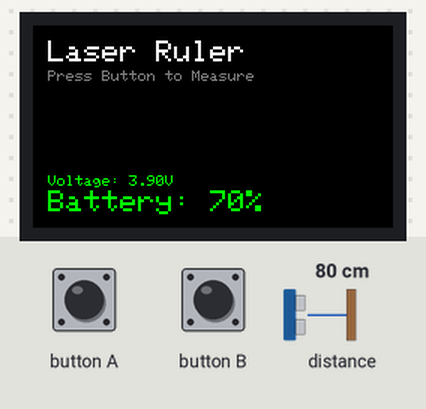
Simulated run of this sketch. Board: ESP32-S3. On the bench: 240×135 colour display. The inputs (shaded band) are chosen by the test bench; at power-on: distance to the obstacle 80 cm.

Above: at 1.3 s.
1.4 s: button A pressed for 0.15 s
At 2.0 s:
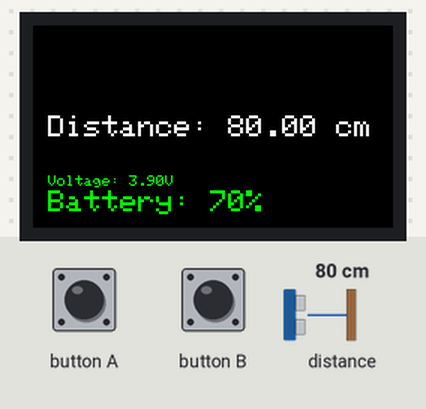
Timing chart, 0 to 4.4 s (numbered marks = the images above; inputs shaded):
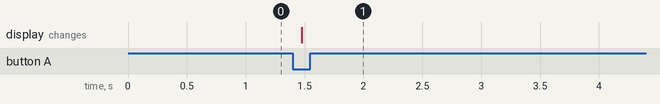

The sketch:

m5stick_ruler.ino
```cpp
#include <Arduino.h>
#include <M5StickCPlus.h>
#include <Wire.h>
#include <VL53L0X.h>

VL53L0X tofSensor;
unsigned long previousMillis = 0;  // To store the last time the battery was updated
unsigned long lastActivityTime = 0; // To store the last time the button was pressed
const long interval = 30000;       // Interval at which to read battery (30000 milliseconds or 30 seconds)
const long inactivityTimeout = 60000; // Inactivity timeout (60000 milliseconds or 60 seconds)
bool screenOn = true; // Track screen state
int BUILTIN_LED = 10;

void BLINK() {
  int count = 0;
  while (count < 3) {
    digitalWrite(BUILTIN_LED, LOW);
    delay(500);
    digitalWrite(BUILTIN_LED, HIGH);
    delay(500);
    count = count + 1;
  }
  digitalWrite(BUILTIN_LED, LOW);
}

void setup() {
  //pinMode(BUILTIN_LED, OUTPUT);
  //digitalWrite(BUILTIN_LED, 0);
  M5.begin();
  M5.Lcd.setRotation(1);
  M5.Lcd.fillScreen(BLACK);
  M5.Lcd.setTextColor(WHITE);

  Wire.begin(0, 26);  // SDA, SCL pins if needed to be explicitly defined
  tofSensor.init();
  tofSensor.setTimeout(500);
  tofSensor.startContinuous();

  M5.Lcd.setCursor(10, 10);
  M5.Lcd.setTextSize(2);
  M5.Lcd.println("Laser Ruler");
  M5.Lcd.setTextSize(1);
  M5.Lcd.setCursor(10, 30);
  M5.Lcd.setTextColor(DARKGREY);
  M5.Lcd.println("Press Button to Measure");
  M5.Lcd.setTextColor(WHITE);
  M5.Lcd.setTextSize(2);
  displayBattery();
  lastActivityTime = millis(); // Initialize last activity time
}

void loop() {
  M5.update();

  unsigned long currentMillis = millis();

  // Update battery every 30 seconds if the screen is on
  if (currentMillis - previousMillis >= interval && screenOn) {
    previousMillis = currentMillis;
      M5.Lcd.fillScreen(BLACK);
      M5.Lcd.setCursor(10, 10);
      M5.Lcd.setTextSize(2);
      M5.Lcd.println("Laser Ruler");
      M5.Lcd.setTextSize(1);
      M5.Lcd.setCursor(10, 30);
      M5.Lcd.setTextColor(DARKGREY);
      M5.Lcd.println("Press Button to Measure");
      M5.Lcd.setTextColor(WHITE);
      M5.Lcd.setTextSize(2);
    displayBattery();
  }

  // Turn off the screen after 60 seconds of inactivity
  if (currentMillis - lastActivityTime > inactivityTimeout && screenOn) {
    M5.Axp.SetLDO2(false); // Turn off the LCD backlight (LDO2 controls the LCD power)
    screenOn = false;
  }

  // Check if the main button is pressed
  if (M5.BtnA.wasPressed()) {
    // Reactivate the screen if it was off
    if (!screenOn) {
      M5.Axp.SetLDO2(true); // Turn on the LCD backlight
      M5.Lcd.fillScreen(BLACK);
      M5.Lcd.setCursor(10, 10);
      M5.Lcd.setTextSize(2);
      M5.Lcd.println("Laser Ruler");
      M5.Lcd.setTextSize(1);
      M5.Lcd.setCursor(10, 30);
      M5.Lcd.setTextColor(DARKGREY);
      M5.Lcd.println("Press Button to Measure");
      M5.Lcd.setTextColor(WHITE);
      M5.Lcd.setTextSize(2);
      screenOn = true;
    }

    long distance_mm = tofSensor.readRangeContinuousMillimeters();
    if (tofSensor.timeoutOccurred()) {
      M5.Lcd.fillScreen(BLACK);
      M5.Lcd.setCursor(10, 60);
      M5.Lcd.println("Timeout!");
    } else {
      //BLINK();
      float distance_cm = distance_mm / 10.00;  // Convert mm to cm with one decimal place
      M5.Lcd.fillScreen(BLACK);
      M5.Lcd.setCursor(10, 60);
      M5.Lcd.print("Distance: ");
      M5.Lcd.print(distance_cm, 2);  // Print the distance with 1 decimal place
      M5.Lcd.println(" cm");
      displayBattery();
    }
    lastActivityTime = currentMillis; // Update the last activity time
  }

  delay(10);
}

float mapFloat(float x, float in_min, float in_max, float out_min, float out_max) {
  return (x - in_min) * (out_max - out_min) / (in_max - in_min) + out_min;
}

void displayBattery() {
  float voltage = M5.Axp.GetBatVoltage();  // Get the battery voltage
  // Update map range for your specific battery, mine tops at 4.19V
  int batteryPercentage = mapFloat(voltage, 3.2, 4.19, 0, 100);  // Map voltage from 3.2V (0%) to 4.2V (100%)
  batteryPercentage = constrain(batteryPercentage, 0, 100);  // Constrain percentage to valid range
  if (batteryPercentage <= 33) {
    M5.Lcd.setTextColor(RED);
  } else if (batteryPercentage > 33 && batteryPercentage <= 66) {
    M5.Lcd.setTextColor(YELLOW);
  } else if (batteryPercentage > 66 && batteryPercentage <= 100) {
    M5.Lcd.setTextColor(GREEN);
  }
  M5.Lcd.setCursor(10,100);
  M5.Lcd.setTextSize(1);
  M5.Lcd.printf("Voltage: %.2fV", voltage);
  M5.Lcd.setTextSize(2);
  M5.Lcd.setCursor(10, 110);
  M5.Lcd.printf("Battery: %d%%", batteryPercentage);
  M5.Lcd.setTextColor(WHITE);
}
```

Measured:
- after the input at 1.4 s, the display: changes after 0.07 s (image 1)
